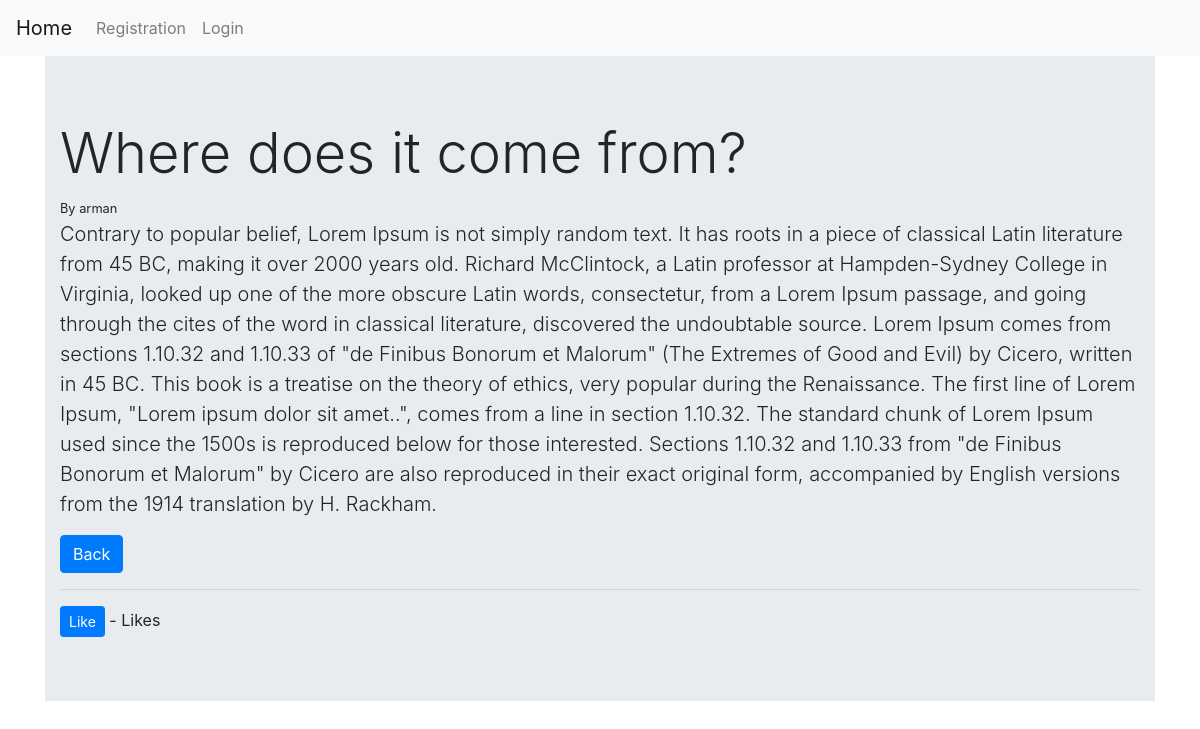
The page /details/7 on the database its author committed.
### ablog/models.py (models this page shows, shortened)
class Blog(models.Model):
    title = models.CharField(max_length=255, null = True)
    body = models.TextField(null = True)
    author = models.ForeignKey(User, models.CASCADE)
    category = models.CharField(max_length=255)
    likes = models.ManyToManyField(User, related_name='blog_post')

### ablog/views.py (the view)
# urls.py: path('details/<str:pk>', BlogDetail.as_view(), name='detail'),
class BlogDetail(DetailView):
    model = Blog
    template_name = 'blog_detail.html'

### ablog/templates/blog_detail.html (shortened to what this page needs)
{% extends 'base.html' %}
{% block content %}
<div class="jumbotron jumbotron-fluid">
    <div class="container">
      <h1 class="display-4">{{blog.title}}</h1>
      <small>By {{blog.author}}</small>
      <p class="lead">{{blog.body}}</p>
      <a href="{% url 'home' %}" class="btn btn-primary">Back</a>
     <hr>
     <form method="POST" action="{% url 'like_post' blog.pk %}">
      <button type="submit" name="post_id" value="{{blog.id}}" class="btn btn-primary btn-sm">Like</button> - {{total_likes}} Likes
     </form>
    </div>
  </div>
{% endblock %}

### ablog/templates/base.html (shortened to what this page needs)
<!doctype html>
<html lang="en">
  <head>
    <link rel="stylesheet" href="https://stackpath.bootstrapcdn.com/bootstrap/4.4.1/css/bootstrap.min.css">
  </head>
  <body>
    <nav class="navbar navbar-expand-lg navbar-light bg-light">
        <a class="navbar-brand" href="{% url 'home'%}">Home</a>
        <div class="collapse navbar-collapse" id="navbarNav">
          <ul class="navbar-nav">
            {% if user.is_authenticated %}
            <li class="nav-item dropdown">
              <a class="nav-link dropdown-toggle" href="#" id="navbarDropdown" role="button" data-toggle="dropdown" aria-haspopup="true" aria-expanded="false">
               Category
              </a>
              <div class="dropdown-menu" aria-labelledby="navbarDropdown">
                {% for item in cat_menu %}
                <a class="dropdown-item" href="{% url 'cats' item %}">{{item}}</a>
                {% endfor %}
              </div>
            </li>
            <li class="nav-item">
              <a class="nav-link" href="{% url 'addpost' %}">Add Post</a>
            </li>
            <li class="nav-item">
              <a class="nav-link" href="{% url 'logout' %}">Logout</a>
            </li>
            <li class="nav-item">
              <a class="nav-link" href="{% url 'category' %}">Add Category</a>
            </li>
            {%else%}
            <li class="nav-item">
              <a class="nav-link" href="{% url 'registration' %}">Registration</a>
            </li>
            <li class="nav-item">
                <a class="nav-link" href="{% url 'login' %}">Login</a>
              </li>
              {%endif%}
          </ul>
        </div>
      </nav>
      <div class="container">
          {% block content %}
          {% endblock %}
      </div>
  </body>
</html>

### rows shown on the page
Blog: title "Where does it come from?", author "arman", body "Contrary to popular belief, Lorem Ipsum is not simply random text. It has roots in a piece of classical Latin literature from 45 BC, making it over 2000 years old. Richard McClintock, a Latin professor at Hampden-Sydney College in Virginia, looked up one of the more obscure Latin words, consectetur, from a Lorem Ipsum passage, and going through the cites of the word in classical literature, discovered the undoubtable source. Lorem Ipsum comes from sections 1.10.32 and 1.10.33 of \"de Finibus Bonorum et Malorum\" (The Extremes of Good and Evil) by Cicero, written in 45 BC. This book is a treatise on the theory of ethics, very popular during the Renaissance. The first line of Lorem Ipsum,…"
